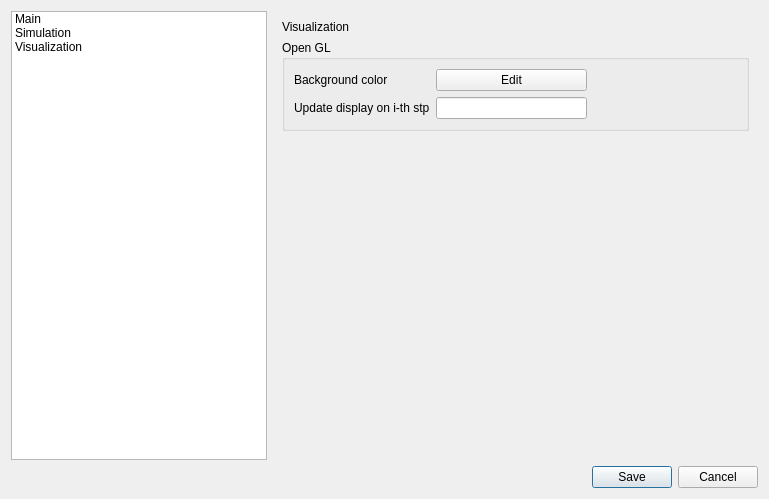
<?xml version="1.0" encoding="UTF-8"?>
<ui version="4.0">
 <class>Form</class>
 <widget class="QWidget" name="Form">
  <property name="geometry">
   <rect>
    <x>0</x>
    <y>0</y>
    <width>769</width>
    <height>499</height>
   </rect>
  </property>
  <property name="sizePolicy">
   <sizepolicy hsizetype="Expanding" vsizetype="Expanding">
    <horstretch>0</horstretch>
    <verstretch>0</verstretch>
   </sizepolicy>
  </property>
  <property name="minimumSize">
   <size>
    <width>769</width>
    <height>499</height>
   </size>
  </property>
  <property name="windowTitle">
   <string>Preferences</string>
  </property>
  <layout class="QGridLayout" name="gridLayout">
   <item row="1" column="0">
    <widget class="QDialogButtonBox" name="buttonBox">
     <property name="standardButtons">
      <set>QDialogButtonBox::Cancel|QDialogButtonBox::Save</set>
     </property>
    </widget>
   </item>
   <item row="0" column="0">
    <layout class="QHBoxLayout" name="horizontalLayout">
     <item>
      <widget class="QListWidget" name="listWidget">
       <property name="sizePolicy">
        <sizepolicy hsizetype="Fixed" vsizetype="Expanding">
         <horstretch>0</horstretch>
         <verstretch>0</verstretch>
        </sizepolicy>
       </property>
       <item>
        <property name="text">
         <string>Main</string>
        </property>
       </item>
       <item>
        <property name="text">
         <string>Simulation</string>
        </property>
       </item>
       <item>
        <property name="text">
         <string>Visualization</string>
        </property>
       </item>
      </widget>
     </item>
     <item>
      <widget class="QStackedWidget" name="stackedWidget">
       <property name="currentIndex">
        <number>2</number>
       </property>
       <widget class="QWidget" name="pageMain">
        <layout class="QGridLayout" name="gridLayout_3">
         <item row="0" column="0">
          <widget class="QGroupBox" name="groupBox">
           <property name="title">
            <string>Main</string>
           </property>
           <layout class="QGridLayout" name="gridLayout_2">
            <item row="0" column="0">
             <widget class="QLabel" name="label_2">
              <property name="text">
               <string>TextLabel</string>
              </property>
             </widget>
            </item>
           </layout>
           <zorder>label_2</zorder>
           <zorder>verticalSpacer_2</zorder>
          </widget>
         </item>
         <item row="1" column="0">
          <spacer name="verticalSpacer_2">
           <property name="orientation">
            <enum>Qt::Vertical</enum>
           </property>
           <property name="sizeHint" stdset="0">
            <size>
             <width>20</width>
             <height>40</height>
            </size>
           </property>
          </spacer>
         </item>
        </layout>
       </widget>
       <widget class="QWidget" name="pageSimulation">
        <layout class="QGridLayout" name="gridLayout_6">
         <item row="1" column="0">
          <widget class="QGroupBox" name="whenSimulationIsFinished_groupBox">
           <property name="title">
            <string>When simulation is finished</string>
           </property>
           <layout class="QGridLayout" name="gridLayout_4">
            <item row="0" column="0">
             <widget class="QCheckBox" name="loadSolutionFileStatus_2">
              <property name="sizePolicy">
               <sizepolicy hsizetype="Expanding" vsizetype="Fixed">
                <horstretch>0</horstretch>
                <verstretch>0</verstretch>
               </sizepolicy>
              </property>
              <property name="minimumSize">
               <size>
                <width>200</width>
                <height>0</height>
               </size>
              </property>
              <property name="text">
               <string>Restore initial conditions</string>
              </property>
             </widget>
            </item>
            <item row="1" column="0">
             <widget class="QCheckBox" name="loadSolutionFileStatus">
              <property name="sizePolicy">
               <sizepolicy hsizetype="Expanding" vsizetype="Fixed">
                <horstretch>0</horstretch>
                <verstretch>0</verstretch>
               </sizepolicy>
              </property>
              <property name="minimumSize">
               <size>
                <width>200</width>
                <height>0</height>
               </size>
              </property>
              <property name="text">
               <string>Load solution</string>
              </property>
             </widget>
            </item>
           </layout>
          </widget>
         </item>
         <item row="2" column="0">
          <spacer name="verticalSpacer">
           <property name="orientation">
            <enum>Qt::Vertical</enum>
           </property>
           <property name="sizeHint" stdset="0">
            <size>
             <width>20</width>
             <height>40</height>
            </size>
           </property>
          </spacer>
         </item>
        </layout>
       </widget>
       <widget class="QWidget" name="pageVisualization">
        <layout class="QGridLayout" name="gridLayout_7">
         <item row="1" column="0">
          <widget class="QGroupBox" name="visualization_groupBox">
           <property name="title">
            <string>Open GL</string>
           </property>
           <layout class="QGridLayout" name="gridLayout_5">
            <item row="1" column="0">
             <widget class="QLabel" name="updateDisplayStepLabel">
              <property name="text">
               <string>Update display on i-th stp</string>
              </property>
             </widget>
            </item>
            <item row="1" column="1">
             <widget class="QLineEdit" name="updateDisplayStep">
              <property name="inputMethodHints">
               <set>Qt::ImhDigitsOnly|Qt::ImhPreferNumbers</set>
              </property>
             </widget>
            </item>
            <item row="0" column="0">
             <widget class="QLabel" name="label_3">
              <property name="text">
               <string>Background color</string>
              </property>
             </widget>
            </item>
            <item row="0" column="1">
             <widget class="QPushButton" name="pushButton">
              <property name="text">
               <string>Edit</string>
              </property>
             </widget>
            </item>
            <item row="1" column="2">
             <spacer name="horizontalSpacer">
              <property name="orientation">
               <enum>Qt::Horizontal</enum>
              </property>
              <property name="sizeHint" stdset="0">
               <size>
                <width>40</width>
                <height>20</height>
               </size>
              </property>
             </spacer>
            </item>
           </layout>
          </widget>
         </item>
         <item row="0" column="0">
          <widget class="QLabel" name="label">
           <property name="text">
            <string>Visualization</string>
           </property>
          </widget>
         </item>
         <item row="2" column="0">
          <spacer name="verticalSpacer_3">
           <property name="orientation">
            <enum>Qt::Vertical</enum>
           </property>
           <property name="sizeHint" stdset="0">
            <size>
             <width>20</width>
             <height>40</height>
            </size>
           </property>
          </spacer>
         </item>
        </layout>
       </widget>
      </widget>
     </item>
    </layout>
   </item>
  </layout>
 </widget>
 <resources/>
 <connections/>
</ui>
